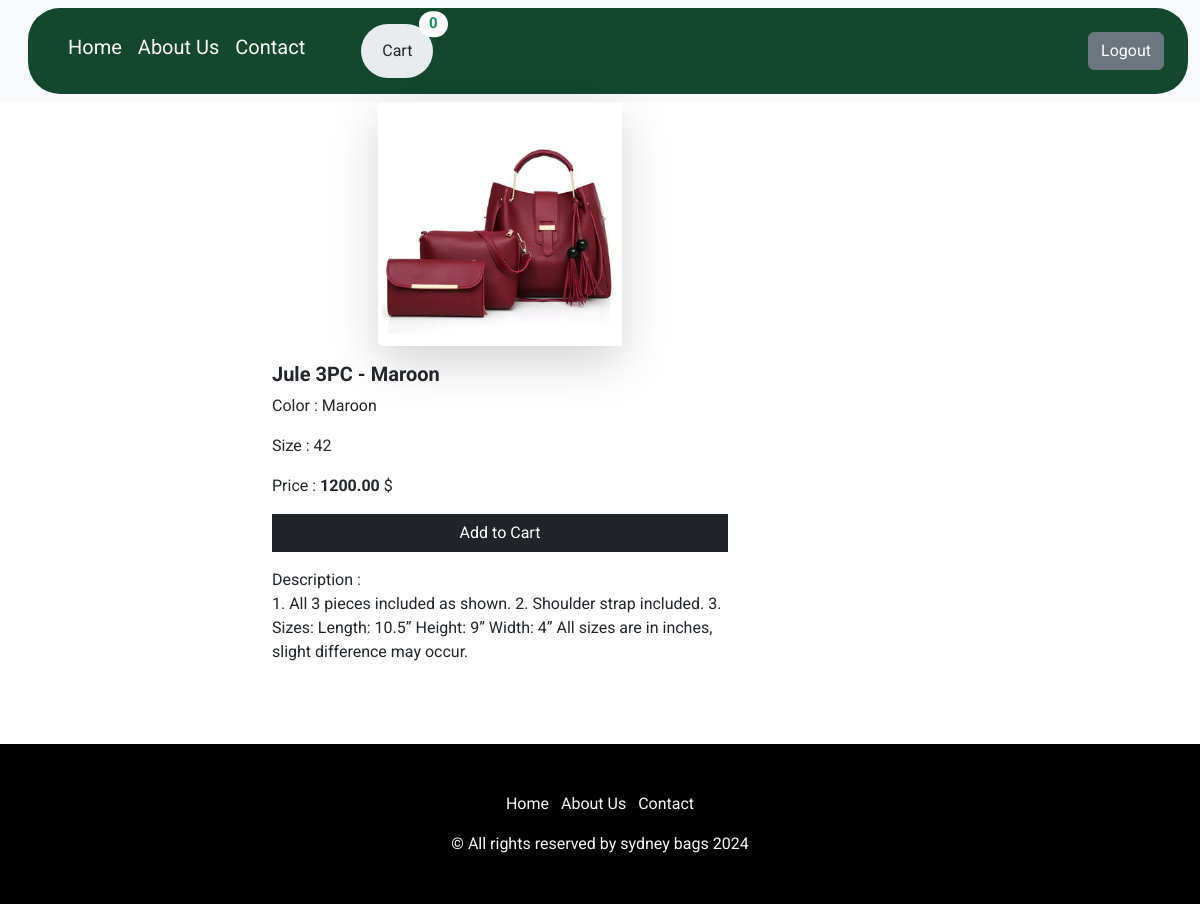
The app's page /store/view-product/15 (signed in) with its own data.
### store/models.py (models this page shows, shortened)
class Product(models.Model):
    title = models.CharField(max_length=255)
    size = models.CharField(max_length=50)
    description = models.TextField()
    color = models.CharField(max_length=50)
    retail_price = models.DecimalField(max_digits=10, decimal_places=2)
    wholesale_price = models.DecimalField(max_digits=10, decimal_places=2)
    stock = models.IntegerField()
    image = models.ImageField(upload_to='store/product/images', blank=True, null=True)

### store/views.py (the view)
# urls.py: path('view-product/<int:product_id>',views.view_product, name='view_product'),
@login_required(login_url='Index')
def view_product(request,product_id):
    cart = Cart(request)
    cart = request.session.get('cart', {})
    cart_items = cart  # Get cart dictionary from session
    cart_count = sum(item['quantity'] for item in cart_items.values())  # Calculate total items in cart
    product = get_object_or_404(Product, id=product_id)
    return render(request, 'view_product.html', {'product': product, 'cart_count': cart_count})

### cart/context_processors.py (called while the page is built)
def cart(request):
  return { 'cart': Cart(request) }

### templates/view_product.html (shortened to what this page needs)
{% extends "base.html" %}
{%block content%}
  {% block cartCount %}   {{ cart_count }} {% endblock cartCount %}
  <div class="row  vh-100">
  <div class="col-10">
    <div class="card mb-3 border-0 " >
      <div class="row g-0 offset-3">
        <div class="col-md-4 offset-2">
          {% if product.image.url is not None %}
          <img src="{{product.image.url}}" class="img-fluid rounded-start shadow-lg" alt="{{product.title}}">
          {% else %}
          <img src="{{product.image.url}}" class="img-fluid rounded-start" alt="">
          {% endif %}
        </div>
        <div class="col-md-8">
          <div class="card-body">
            <h5 class="card-title"><b>{{product.title }}</b></h5>
            <p class="card-text"> Color : {{product.color }}</p>
            <p class="card-text">Size : {{product.size }}</p>
            <p class="card-text">Price : <b> {{product.retail_price }} </b>$</p>
            <button  class="btn btn-dark  mb-3 rounded-0 w-100" value="{{product.id}}" id="add-cart" onclick="showMessage()">Add to Cart</button> <span class="message hide"><b> {{product.title}} </b> added to cart successfully !</span>
          <p class="card-text"> Description : <br> {{product.description }}</p>
        </div>
      </div>
    </div>
    </div>
{%endblock content%}

### store/static/css/base.css (style rules this page uses)
#fonts { font-family: "Roboto", sans-serif !important; font-weight: 400; font-style: normal; }

### records on screen
Product: image (picture), title "Jule 3PC - Maroon", color "Maroon", size "42", retail_price "1200.00", description "1. All 3 pieces included as shown. 2. Shoulder strap included. 3. Sizes: Length: 10.5” Height: 9” Width: 4” All sizes are in inches, slight difference may occur."

### other values on screen
{{ cart_count }} "0"
